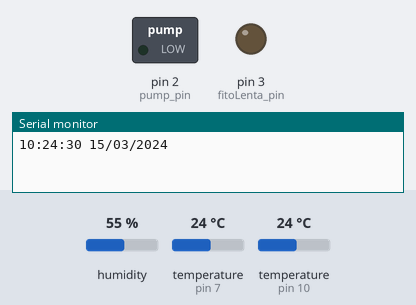
Bench run of a sketch on a simulated Arduino Uno, built with avr-gcc and run on an emulated ATmega328P. Shown: switched loads named in the sketch (green lamp = pin HIGH), output pins drawn as LEDs (lit = HIGH), the last lines printed to the serial monitor. The inputs (shaded band) are chosen by the test bench; at power-on: humidity 55 %, temperature (sensors on pin 7, pin 10) 24 °C. The local clock reads 2024-03-15 10:24:30 at power-on unless the sketch sets it.

Above: at 0.1 s.
At 1.9 s:
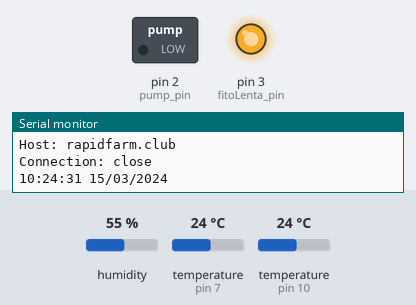
Timing chart, 0 to 3.4 s (numbered marks = the images above):
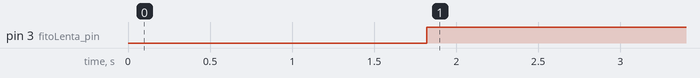

Measured:
- by itself, pin 3 (fitoLenta_pin): LOW → HIGH at 1.8 s

The sketch:

ArduinoCode.ino
```cpp
#include "OneWire.h"
#include <DallasTemperature.h>
#include "DHT.h"
#include <DS1307RTC.h>
#include <Time.h>
#include <Wire.h>
//#include <ESP8266WiFi.h>

uint8_t pump_pin = 2;
uint8_t fitoLenta_pin = 3;
uint8_t light1_pin = 4;
uint8_t light2_pin = 5;
uint8_t light3_pin = 6;
uint8_t DHT11_pin = 7;
uint8_t water_level_pin = 8;
uint8_t plantStrip = 9;
uint8_t Twater_pin = 10;

 //эти две строчки не удалять и не менять
  const char* dwHost = "rapidfarm.club";
  int dwPort = 80;
// а это разкомментить только если работаешь с ESP8266 + разкоменнить include
 /* const char* ssid = "5G_DONSTU_M";
  const char* password = "{@univer2019donstu}";
  WiFiClient client; */


DHT dht(DHT11_pin, DHT11);  // Reading temperature or humidity takes about 250 milliseconds!

OneWire water_temp(Twater_pin);
DallasTemperature water_sensor(&water_temp);


String inSer = "";
boolean strFull = false;
tmElements_t datetime;

int pause = 1000;

float currentTemperatureDHT11=0;
float lastTemperatureDHT11=0;

float currentHumidity=0;
float lastHumidity=0;

byte LightStatement = NULL;
byte PumpStatement = NULL;

float currentTemperatureDS18B20=0;
float lastTemperatureDS18B20=0;
float water_temperature=0;

void setup()
{
  Serial.begin(115200);
  dht.begin();
  water_sensor.begin();
  pinMode(fitoLenta_pin,OUTPUT);
  pinMode(water_level_pin,INPUT);
  pinMode(pump_pin,OUTPUT);


}

void loop()
{
                                                       // пришли данные времени по serial для времени

      if (strFull)
      {
         datetime.Hour=(int(inSer[11])-48)*10+(int(inSer[12])-48);
         datetime.Minute=(int(inSer[14])-48)*10+(int(inSer[15])-48);
         datetime.Second=(int(inSer[17])-48)*10+(int(inSer[18])-48);
         datetime.Day=(int(inSer[0])-48)*10+(int(inSer[1])-48);
         datetime.Month=(int(inSer[3])-48)*10+(int(inSer[4])-48);
         datetime.Year=CalendarYrToTm((int(inSer[6])-48)*1000+(int(inSer[7])-48)*100+(int(inSer[8])-48)*10+(int(inSer[9])-48));


        RTC.write(datetime); // записать данные в DS3231
         // очистить строку
         inSer = "";
         strFull = false;
      }

      // получение данных из ds3231
      if (RTC.read(datetime))
      {
         print2(datetime.Hour, ":");
         print2(datetime.Minute, ":");
         print2(datetime.Second, " ");
         print2(datetime.Day, "/");
         print2(datetime.Month, "/");
         print2(tmYearToCalendar(datetime.Year) ,"");
         Serial.println();
      }

      else
      {
           Serial.print("error");
            delay(5000);
      }

      delay(1000);//дальше датчики


 currentTemperatureDHT11 = dht.readTemperature();  //читаем температуру с dht11
   if(currentTemperatureDHT11 != lastTemperatureDHT11)
  {
   Serial.print(F(" Last_Air_Temperature: "));
   Serial.print(lastTemperatureDHT11 );
   Serial.println(F("°C "));
   lastTemperatureDHT11=currentTemperatureDHT11;
  }


 currentHumidity=dht.readHumidity();    //читаем влажность с dht11
  if(currentHumidity != lastHumidity)
  {
   Serial.print(F("Last_Humidity: "));
   Serial.print(currentHumidity );
   Serial.println("%");
   lastHumidity=currentHumidity;
  }


   currentTemperatureDS18B20 = water_sensor.getTempCByIndex(0);//читаем температуру воды
  if(currentTemperatureDS18B20 != lastTemperatureDS18B20)
  {
   water_sensor.requestTemperatures();
   Serial.print(F("Last_Water_Temperature: "));
   Serial.print(water_sensor.getTempCByIndex(0) );
   Serial.println("°C ");
   lastTemperatureDS18B20=lastTemperatureDS18B20;
  }


   if(datetime.Hour>=10 and datetime.Hour<= 20)//свет
    {
      digitalWrite(fitoLenta_pin,HIGH);
    }

   else{      digitalWrite(fitoLenta_pin,LOW);      }


   if(digitalRead(water_level_pin==HIGH))//насос
    {
      digitalWrite(pump_pin,LOW);
    }

   if(digitalRead(water_level_pin==LOW))
    {
      digitalWrite(pump_pin,HIGH);
    }

// delay(pause);
 SendDataSerial(LightStatement,
                  currentTemperatureDHT11,
                  currentTemperatureDS18B20,
                  PumpStatement,
                  currentHumidity,
                  String(RTC.read(datetime)),
                  String("NONE")
                 );
}

   void print2(int nn,String str)           //для времени
   {
      if (nn >= 0 && nn < 10)
         { Serial.print("0");}
      Serial.print(nn);
      Serial.print(str);
   }

   void serialEvent()
   {
      while (Serial.available())
      {
         // получить очередной байт:
         char c = (char)Serial.read();
         // добавить в строку
         inSer += c;
         // /n - конец передачи
         if (c == '\n')
            { strFull = true;}
      }
   }
   //больше не для времени

void SendDataSerial(
              byte LightStatement,
              float AirTemp,
              float WaterTemp,
              byte PumpStatement,
              float Humidity,
              String ArduinoDateTime,
              String AdditInfo){
                Serial.print(String("POST /new_data?Humidity=") + String(Humidity) +
                                                String("&LightStatement=") + String(LightStatement)+
                                                String("&AirTemp=") + String(AirTemp)+
                                                String("&WaterTemp=") + String(WaterTemp)+
                                                String("&ArduinoDateTime=") + String(ArduinoDateTime)+
                                                String("&AdditInfo=") + String(AdditInfo)
                                                + String(" HTTP/1.1\r\n") +
                      String("Host: ") + String(dwHost) + String("\r\n") +
                      String("Connection: close\r\n\r\n"));
}

/*void SendDataESP(
              byte LightUpper,
              byte LightLower,
              byte AirTemp,
              byte WaterTemp,
              byte Humidity,
              String DateTime,
              String AdditInfo){


  WiFi.begin(ssid, password);
  while (WiFi.status() != WL_CONNECTED)
  {
    delay(500);
    Serial.print(".");
  }
  if (client.connect(dwHost, dwPort)) {
    String dweetStr = String("POST /new_data?Humidity=") + String(Humidity) + " HTTP/1.1\r\n" +
                      "Host: " + String(dwHost) + "\r\n" +
                      "Connection: close\r\n\r\n";
    client.print(dweetStr);
    Serial.println(dweetStr);
    }
  }*/
```
